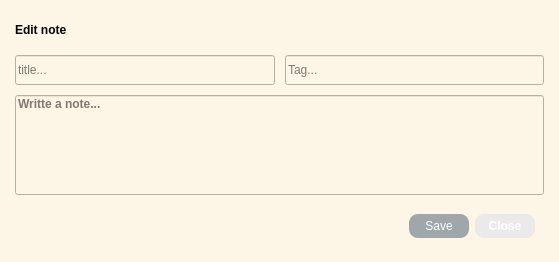
<?xml version="1.0" encoding="UTF-8"?>
<ui version="4.0">
 <class>MainWindow</class>
 <widget class="QMainWindow" name="MainWindow">
  <property name="geometry">
   <rect>
    <x>0</x>
    <y>0</y>
    <width>559</width>
    <height>262</height>
   </rect>
  </property>
  <property name="windowTitle">
   <string>MainWindow</string>
  </property>
  <property name="styleSheet">
   <string notr="true">background-color: #FDF5E6;
color: black;</string>
  </property>
  <widget class="QWidget" name="centralwidget">
   <layout class="QVBoxLayout" name="verticalLayout" stretch="0,0,1,0">
    <property name="spacing">
     <number>10</number>
    </property>
    <property name="sizeConstraint">
     <enum>QLayout::SetNoConstraint</enum>
    </property>
    <property name="leftMargin">
     <number>15</number>
    </property>
    <property name="topMargin">
     <number>15</number>
    </property>
    <property name="rightMargin">
     <number>15</number>
    </property>
    <property name="bottomMargin">
     <number>15</number>
    </property>
    <item>
     <widget class="QLabel" name="edit_title">
      <property name="maximumSize">
       <size>
        <width>16777215</width>
        <height>30</height>
       </size>
      </property>
      <property name="font">
       <font>
        <pointsize>9</pointsize>
        <weight>75</weight>
        <bold>true</bold>
       </font>
      </property>
      <property name="styleSheet">
       <string notr="true">background-color: #FDF5E6;
color: black;;
bordor-radius: 10px;</string>
      </property>
      <property name="text">
       <string>Edit note</string>
      </property>
     </widget>
    </item>
    <item>
     <layout class="QHBoxLayout" name="horizontalLayout_2">
      <item>
       <widget class="QLineEdit" name="title">
        <property name="minimumSize">
         <size>
          <width>0</width>
          <height>30</height>
         </size>
        </property>
        <property name="text">
         <string/>
        </property>
        <property name="placeholderText">
         <string>title...</string>
        </property>
       </widget>
      </item>
      <item>
       <widget class="QLineEdit" name="tag">
        <property name="minimumSize">
         <size>
          <width>0</width>
          <height>30</height>
         </size>
        </property>
        <property name="placeholderText">
         <string>Tag...</string>
        </property>
       </widget>
      </item>
     </layout>
    </item>
    <item>
     <widget class="QLineEdit" name="note">
      <property name="sizePolicy">
       <sizepolicy hsizetype="Minimum" vsizetype="Maximum">
        <horstretch>0</horstretch>
        <verstretch>0</verstretch>
       </sizepolicy>
      </property>
      <property name="minimumSize">
       <size>
        <width>0</width>
        <height>100</height>
       </size>
      </property>
      <property name="font">
       <font>
        <weight>75</weight>
        <bold>true</bold>
       </font>
      </property>
      <property name="styleSheet">
       <string notr="true"/>
      </property>
      <property name="text">
       <string/>
      </property>
      <property name="alignment">
       <set>Qt::AlignLeading|Qt::AlignLeft|Qt::AlignTop</set>
      </property>
      <property name="placeholderText">
       <string extracomment="Write a note...">Writte a note...</string>
      </property>
     </widget>
    </item>
    <item>
     <widget class="QWidget" name="widget" native="true">
      <property name="maximumSize">
       <size>
        <width>16777215</width>
        <height>50</height>
       </size>
      </property>
      <layout class="QHBoxLayout" name="horizontalLayout" stretch="0,0,0">
       <item>
        <widget class="QLabel" name="label">
         <property name="text">
          <string/>
         </property>
        </widget>
       </item>
       <item>
        <widget class="QPushButton" name="save_btn">
         <property name="maximumSize">
          <size>
           <width>60</width>
           <height>30</height>
          </size>
         </property>
         <property name="styleSheet">
          <string notr="true">border-radius: 9px;
color: white;
background-color:rgb(160, 167, 171);</string>
         </property>
         <property name="text">
          <string>Save</string>
         </property>
        </widget>
       </item>
       <item>
        <widget class="QPushButton" name="B_Close">
         <property name="maximumSize">
          <size>
           <width>60</width>
           <height>30</height>
          </size>
         </property>
         <property name="font">
          <font>
           <weight>75</weight>
           <bold>true</bold>
          </font>
         </property>
         <property name="cursor">
          <cursorShape>PointingHandCursor</cursorShape>
         </property>
         <property name="styleSheet">
          <string notr="true">border-radius: 9px;
color: white;
background-color:rgb(234, 234, 234);</string>
         </property>
         <property name="text">
          <string>Close</string>
         </property>
        </widget>
       </item>
      </layout>
     </widget>
    </item>
   </layout>
  </widget>
 </widget>
 <resources/>
 <connections/>
</ui>
